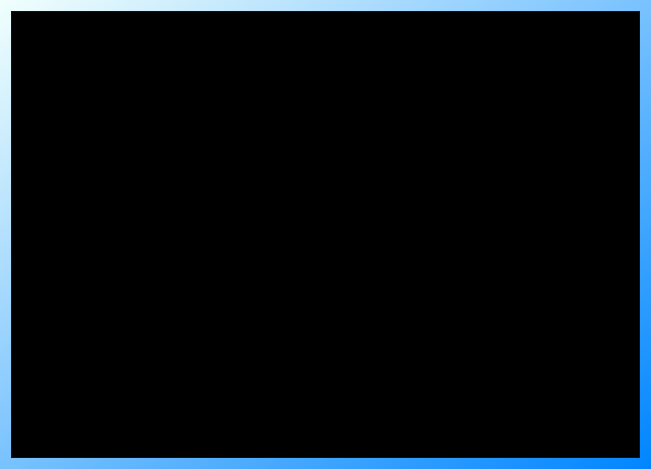
<?xml version="1.0" encoding="UTF-8"?>
<ui version="4.0">
 <class>Server</class>
 <widget class="QDialog" name="Server">
  <property name="geometry">
   <rect>
    <x>0</x>
    <y>0</y>
    <width>651</width>
    <height>469</height>
   </rect>
  </property>
  <property name="sizePolicy">
   <sizepolicy hsizetype="Fixed" vsizetype="Fixed">
    <horstretch>0</horstretch>
    <verstretch>0</verstretch>
   </sizepolicy>
  </property>
  <property name="minimumSize">
   <size>
    <width>600</width>
    <height>400</height>
   </size>
  </property>
  <property name="windowTitle">
   <string>PDS Server</string>
  </property>
  <property name="windowIcon">
   <iconset resource="IconsServer.qrc">
    <normaloff>:/IconsServer/myicons-server.png</normaloff>:/IconsServer/myicons-server.png</iconset>
  </property>
  <property name="styleSheet">
   <string notr="true">QDialog#Server{
	background-color: qlineargradient(spread:reflect, x1:1, y1:1, x2:0, y2:0, stop:0 rgba(0, 133, 255, 255), stop:1 rgba(241, 255, 253, 255));
}</string>
  </property>
  <layout class="QVBoxLayout" name="verticalLayout">
   <item>
    <widget class="QTextEdit" name="Console">
     <property name="palette">
      <palette>
       <active>
        <colorrole role="WindowText">
         <brush brushstyle="SolidPattern">
          <color alpha="255">
           <red>255</red>
           <green>255</green>
           <blue>255</blue>
          </color>
         </brush>
        </colorrole>
        <colorrole role="Button">
         <brush brushstyle="SolidPattern">
          <color alpha="255">
           <red>13</red>
           <green>23</green>
           <blue>43</blue>
          </color>
         </brush>
        </colorrole>
        <colorrole role="Light">
         <brush brushstyle="SolidPattern">
          <color alpha="255">
           <red>20</red>
           <green>34</green>
           <blue>65</blue>
          </color>
         </brush>
        </colorrole>
        <colorrole role="Midlight">
         <brush brushstyle="SolidPattern">
          <color alpha="255">
           <red>16</red>
           <green>28</green>
           <blue>54</blue>
          </color>
         </brush>
        </colorrole>
        <colorrole role="Dark">
         <brush brushstyle="SolidPattern">
          <color alpha="255">
           <red>6</red>
           <green>11</green>
           <blue>21</blue>
          </color>
         </brush>
        </colorrole>
        <colorrole role="Mid">
         <brush brushstyle="SolidPattern">
          <color alpha="255">
           <red>9</red>
           <green>15</green>
           <blue>29</blue>
          </color>
         </brush>
        </colorrole>
        <colorrole role="Text">
         <brush brushstyle="SolidPattern">
          <color alpha="255">
           <red>255</red>
           <green>255</green>
           <blue>255</blue>
          </color>
         </brush>
        </colorrole>
        <colorrole role="BrightText">
         <brush brushstyle="SolidPattern">
          <color alpha="255">
           <red>255</red>
           <green>255</green>
           <blue>255</blue>
          </color>
         </brush>
        </colorrole>
        <colorrole role="ButtonText">
         <brush brushstyle="SolidPattern">
          <color alpha="255">
           <red>255</red>
           <green>255</green>
           <blue>255</blue>
          </color>
         </brush>
        </colorrole>
        <colorrole role="Base">
         <brush brushstyle="SolidPattern">
          <color alpha="255">
           <red>0</red>
           <green>0</green>
           <blue>0</blue>
          </color>
         </brush>
        </colorrole>
        <colorrole role="Window">
         <brush brushstyle="SolidPattern">
          <color alpha="255">
           <red>13</red>
           <green>23</green>
           <blue>43</blue>
          </color>
         </brush>
        </colorrole>
        <colorrole role="Shadow">
         <brush brushstyle="SolidPattern">
          <color alpha="255">
           <red>0</red>
           <green>0</green>
           <blue>0</blue>
          </color>
         </brush>
        </colorrole>
        <colorrole role="AlternateBase">
         <brush brushstyle="SolidPattern">
          <color alpha="255">
           <red>6</red>
           <green>11</green>
           <blue>21</blue>
          </color>
         </brush>
        </colorrole>
        <colorrole role="ToolTipBase">
         <brush brushstyle="SolidPattern">
          <color alpha="255">
           <red>255</red>
           <green>255</green>
           <blue>220</blue>
          </color>
         </brush>
        </colorrole>
        <colorrole role="ToolTipText">
         <brush brushstyle="SolidPattern">
          <color alpha="255">
           <red>0</red>
           <green>0</green>
           <blue>0</blue>
          </color>
         </brush>
        </colorrole>
        <colorrole role="PlaceholderText">
         <brush brushstyle="SolidPattern">
          <color alpha="128">
           <red>255</red>
           <green>255</green>
           <blue>255</blue>
          </color>
         </brush>
        </colorrole>
       </active>
       <inactive>
        <colorrole role="WindowText">
         <brush brushstyle="SolidPattern">
          <color alpha="255">
           <red>255</red>
           <green>255</green>
           <blue>255</blue>
          </color>
         </brush>
        </colorrole>
        <colorrole role="Button">
         <brush brushstyle="SolidPattern">
          <color alpha="255">
           <red>13</red>
           <green>23</green>
           <blue>43</blue>
          </color>
         </brush>
        </colorrole>
        <colorrole role="Light">
         <brush brushstyle="SolidPattern">
          <color alpha="255">
           <red>20</red>
           <green>34</green>
           <blue>65</blue>
          </color>
         </brush>
        </colorrole>
        <colorrole role="Midlight">
         <brush brushstyle="SolidPattern">
          <color alpha="255">
           <red>16</red>
           <green>28</green>
           <blue>54</blue>
          </color>
         </brush>
        </colorrole>
        <colorrole role="Dark">
         <brush brushstyle="SolidPattern">
          <color alpha="255">
           <red>6</red>
           <green>11</green>
           <blue>21</blue>
          </color>
         </brush>
        </colorrole>
        <colorrole role="Mid">
         <brush brushstyle="SolidPattern">
          <color alpha="255">
           <red>9</red>
           <green>15</green>
           <blue>29</blue>
          </color>
         </brush>
        </colorrole>
        <colorrole role="Text">
         <brush brushstyle="SolidPattern">
          <color alpha="255">
           <red>255</red>
           <green>255</green>
           <blue>255</blue>
          </color>
         </brush>
        </colorrole>
        <colorrole role="BrightText">
         <brush brushstyle="SolidPattern">
          <color alpha="255">
           <red>255</red>
           <green>255</green>
           <blue>255</blue>
          </color>
         </brush>
        </colorrole>
        <colorrole role="ButtonText">
         <brush brushstyle="SolidPattern">
          <color alpha="255">
           <red>255</red>
           <green>255</green>
           <blue>255</blue>
          </color>
         </brush>
        </colorrole>
        <colorrole role="Base">
         <brush brushstyle="SolidPattern">
          <color alpha="255">
           <red>0</red>
           <green>0</green>
           <blue>0</blue>
          </color>
         </brush>
        </colorrole>
        <colorrole role="Window">
         <brush brushstyle="SolidPattern">
          <color alpha="255">
           <red>13</red>
           <green>23</green>
           <blue>43</blue>
          </color>
         </brush>
        </colorrole>
        <colorrole role="Shadow">
         <brush brushstyle="SolidPattern">
          <color alpha="255">
           <red>0</red>
           <green>0</green>
           <blue>0</blue>
          </color>
         </brush>
        </colorrole>
        <colorrole role="AlternateBase">
         <brush brushstyle="SolidPattern">
          <color alpha="255">
           <red>6</red>
           <green>11</green>
           <blue>21</blue>
          </color>
         </brush>
        </colorrole>
        <colorrole role="ToolTipBase">
         <brush brushstyle="SolidPattern">
          <color alpha="255">
           <red>255</red>
           <green>255</green>
           <blue>220</blue>
          </color>
         </brush>
        </colorrole>
        <colorrole role="ToolTipText">
         <brush brushstyle="SolidPattern">
          <color alpha="255">
           <red>0</red>
           <green>0</green>
           <blue>0</blue>
          </color>
         </brush>
        </colorrole>
        <colorrole role="PlaceholderText">
         <brush brushstyle="SolidPattern">
          <color alpha="128">
           <red>255</red>
           <green>255</green>
           <blue>255</blue>
          </color>
         </brush>
        </colorrole>
       </inactive>
       <disabled>
        <colorrole role="WindowText">
         <brush brushstyle="SolidPattern">
          <color alpha="255">
           <red>6</red>
           <green>11</green>
           <blue>21</blue>
          </color>
         </brush>
        </colorrole>
        <colorrole role="Button">
         <brush brushstyle="SolidPattern">
          <color alpha="255">
           <red>13</red>
           <green>23</green>
           <blue>43</blue>
          </color>
         </brush>
        </colorrole>
        <colorrole role="Light">
         <brush brushstyle="SolidPattern">
          <color alpha="255">
           <red>20</red>
           <green>34</green>
           <blue>65</blue>
          </color>
         </brush>
        </colorrole>
        <colorrole role="Midlight">
         <brush brushstyle="SolidPattern">
          <color alpha="255">
           <red>16</red>
           <green>28</green>
           <blue>54</blue>
          </color>
         </brush>
        </colorrole>
        <colorrole role="Dark">
         <brush brushstyle="SolidPattern">
          <color alpha="255">
           <red>6</red>
           <green>11</green>
           <blue>21</blue>
          </color>
         </brush>
        </colorrole>
        <colorrole role="Mid">
         <brush brushstyle="SolidPattern">
          <color alpha="255">
           <red>9</red>
           <green>15</green>
           <blue>29</blue>
          </color>
         </brush>
        </colorrole>
        <colorrole role="Text">
         <brush brushstyle="SolidPattern">
          <color alpha="255">
           <red>6</red>
           <green>11</green>
           <blue>21</blue>
          </color>
         </brush>
        </colorrole>
        <colorrole role="BrightText">
         <brush brushstyle="SolidPattern">
          <color alpha="255">
           <red>255</red>
           <green>255</green>
           <blue>255</blue>
          </color>
         </brush>
        </colorrole>
        <colorrole role="ButtonText">
         <brush brushstyle="SolidPattern">
          <color alpha="255">
           <red>6</red>
           <green>11</green>
           <blue>21</blue>
          </color>
         </brush>
        </colorrole>
        <colorrole role="Base">
         <brush brushstyle="SolidPattern">
          <color alpha="255">
           <red>13</red>
           <green>23</green>
           <blue>43</blue>
          </color>
         </brush>
        </colorrole>
        <colorrole role="Window">
         <brush brushstyle="SolidPattern">
          <color alpha="255">
           <red>13</red>
           <green>23</green>
           <blue>43</blue>
          </color>
         </brush>
        </colorrole>
        <colorrole role="Shadow">
         <brush brushstyle="SolidPattern">
          <color alpha="255">
           <red>0</red>
           <green>0</green>
           <blue>0</blue>
          </color>
         </brush>
        </colorrole>
        <colorrole role="AlternateBase">
         <brush brushstyle="SolidPattern">
          <color alpha="255">
           <red>13</red>
           <green>23</green>
           <blue>43</blue>
          </color>
         </brush>
        </colorrole>
        <colorrole role="ToolTipBase">
         <brush brushstyle="SolidPattern">
          <color alpha="255">
           <red>255</red>
           <green>255</green>
           <blue>220</blue>
          </color>
         </brush>
        </colorrole>
        <colorrole role="ToolTipText">
         <brush brushstyle="SolidPattern">
          <color alpha="255">
           <red>0</red>
           <green>0</green>
           <blue>0</blue>
          </color>
         </brush>
        </colorrole>
        <colorrole role="PlaceholderText">
         <brush brushstyle="SolidPattern">
          <color alpha="128">
           <red>255</red>
           <green>255</green>
           <blue>255</blue>
          </color>
         </brush>
        </colorrole>
       </disabled>
      </palette>
     </property>
     <property name="font">
      <font>
       <family>Lucida Console</family>
       <pointsize>13</pointsize>
      </font>
     </property>
     <property name="undoRedoEnabled">
      <bool>false</bool>
     </property>
     <property name="readOnly">
      <bool>true</bool>
     </property>
     <property name="textInteractionFlags">
      <set>Qt::TextBrowserInteraction</set>
     </property>
    </widget>
   </item>
  </layout>
 </widget>
 <resources>
  <include location="IconsServer.qrc"/>
 </resources>
 <connections/>
</ui>
